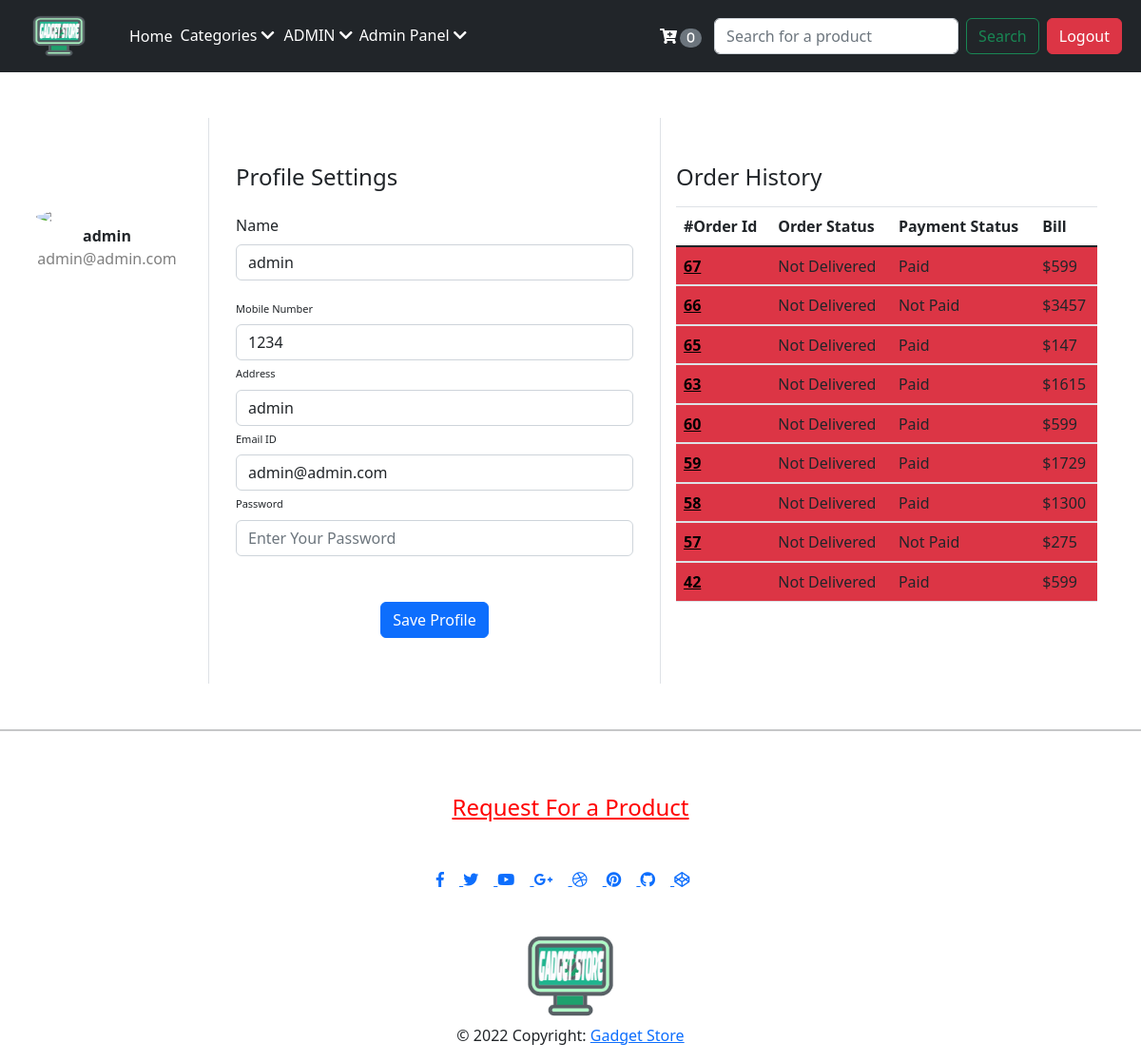
Page /userProfile.php (signed in) on the earlier database version.
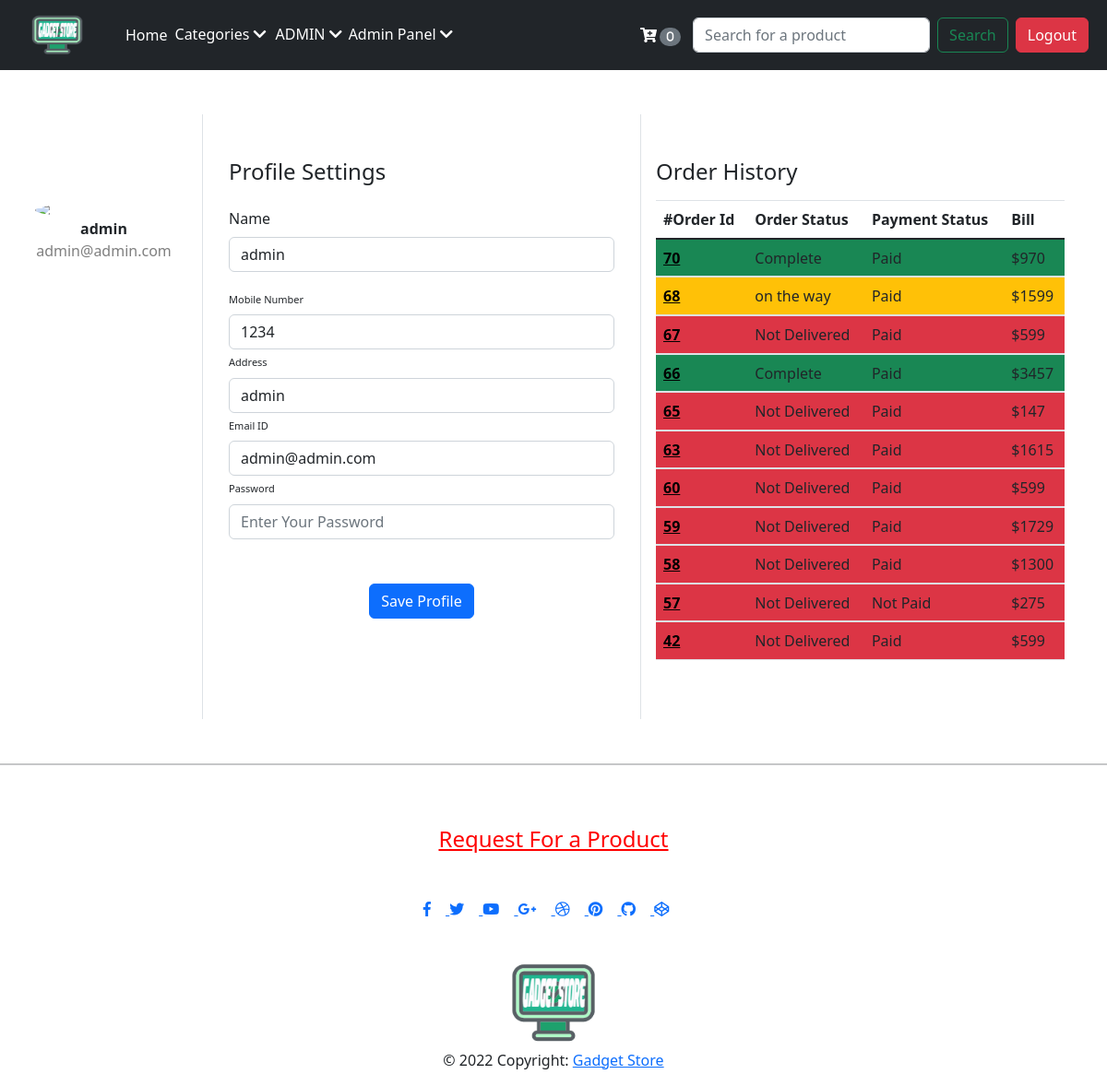
Same page on the later database version.
### tables this page shows
CREATE TABLE `orders` (
  `order_id` int(11) NOT NULL,
  `order_user_id` int(11) DEFAULT NULL,
  `cart` text NOT NULL,
  `bill` int(11) NOT NULL,
  `order_status` varchar(255) NOT NULL DEFAULT 'Not Delivered',
  `payment_status` varchar(25) NOT NULL DEFAULT 'Not Paid',
  `payment_method` varchar(25) NOT NULL,
  `order_time` datetime NOT NULL DEFAULT current_timestamp()
);

### userProfile.php (the view, shortened to what the changed rows need)
<!DOCTYPE html>
<html lang="en">
<head>
    <link rel="stylesheet" href="/store/orderProfile.css">
    <link rel="stylesheet" href="https://cdn.jsdelivr.net/npm/bootstrap@5.0.0-alpha1/dist/css/bootstrap.min.css">
    <link rel="stylesheet" href="https://cdn.jsdelivr.net/npm/bootstrap@5.0.0-alpha1/dist/js/bootstrap.bundle.min.js">
    <link rel="stylesheet" href="https://cdnjs.cloudflare.com/ajax/libs/jquery/3.2.1/jquery.min.js">
</head>
<body>
    <?php
        include 'partials/_header.php';
        include 'partials/_dbconnect.php';
        $userId = $_SESSION['user_id'];
        $sql = "SELECT * FROM `users` WHERE user_id = $userId";
        $result = mysqli_query($conn, $sql);
        while($row = mysqli_fetch_assoc($result)){
            $userName = $row['user_name'];
            $userEmail = $row['user_email'];
            $userPhone = $row['user_phone_no'];
            $userAddress = $row['user_address'];
        }
    echo'
    <div class="container rounded bg-white mt-5 mb-5">
        <div class="row">
                <div class="d-flex flex-column align-items-center text-center p-3 py-5  mr-4"><img class="rounded-circle mt-5"
                        src="https://st3.depositphotos.com/15648834/17930/v/600/depositphotos_179308454-stock-illustration-unknown-person-silhouette-glasses-profile.jpg"><span
                        class="font-weight-bold">'.$userName.'</span><span
                        class="text-black-50">'.$userEmail.'</span><span> </span></div>
                    <form action="'.$_SERVER['PHP_SELF'].'" method="post">
                            <div class="col-md-12"><label class="name">Name</label><input type="text"
                                    name="newName" value="'.$userName.'" class="form-control" placeholder="User Name" value=""></div>
                            <div class="col-md-12"><label class="labels">Mobile Number</label><input type="text" name="newPhone" value="'.$userPhone.'"
                                    class="form-control" placeholder="Enter phone number" value=""></div>
                            <div class="col-md-12"><label class="labels">Address</label><input type="text" name="newAddress" value="'.$userAddress.'"
                                    class="form-control" placeholder="Enter address" value=""></div>
                            <div class="col-md-12"><label class="labels">Email ID</label><input type="email" name="newEmail" value="'.$userEmail.'"
                                    class="form-control" placeholder="enter email id" value=""></div>
            <div class="col-md-5 p-3 py-5">
                <table class="table">
                    <thead>
                        <tr>
                            <th scope="col">#Order Id</th>
                            <th scope="col">Order Status</th>
                            <th scope="col">Payment Status</th>
                            <th scope="col">Bill</th>
                        </tr>
                    </thead>
                    <tbody>';
                    $sql = "SELECT * FROM `orders` WHERE order_user_id = $userId ORDER BY order_time DESC";
                    $result = mysqli_query($conn, $sql);
                    $num = mysqli_num_rows($result);
                    if ($num>0){
                        while($row = mysqli_fetch_assoc($result)){
                        $orderId = $row['order_id'];
                        $amountPaid = $row['bill'];
                        $status = $row['order_status'];
                        $payStatus = $row['payment_status'];
                        echo '<tbody>
                            ';
                            if($status == "Complete"){
                                echo "
                                <tr class='bg-success'>
                                <th scope='row'><a style='color: black' href='/store/orderPage.php?orderId=".$orderId."'>$orderId</a></th>
                                <td>$status</td>
                            <td>$payStatus</td>
                            <td>$$amountPaid</td>
                            <tr>";}
                            else if($status == "Not Delivered"){
                            echo "
                            <tr class='bg-danger'>
                            <th scope='row'><a style='color: black' href='/store/orderPage.php?orderId=".$orderId."'>$orderId</a></th>
                            <td>$status</td>
                            <td>$payStatus</td>
                            <td>$$amountPaid</td>
                            <tr>";
                            }else{
                                echo "<tr class='bg-warning'>
                                <th scope='row'><a style='color: black' href='/store/orderPage.php?orderId=".$orderId."'>$orderId</a></th>
                                <td>$status</td>
                            <td>$payStatus</td>
                            <td>$$amountPaid</td>
                            </tr>";
                            }
                    }
                    }else{
                        echo'
                        <tr>
                            <td colspan="4" class="text-center">No Orders Found</td>
                        </tr>';
                        ;
                    }
                    echo'
                    </tbody>
                </table>
            </div>
        </div>
    </div>
    </div>
    </div>
    </div>';
     ?>
    <?php include 'partials/_footer.php'?>
</body>
</html>

Differences in the rows shown:
added orders: order_id "70", order_status "Complete", payment_status "Paid", bill "970"
added orders: order_id "68", order_status "on the way", payment_status "Paid", bill "1599"
changed orders id 66: order_status "Not Delivered" → "Complete"; payment_status "Not Paid" → "Paid"
